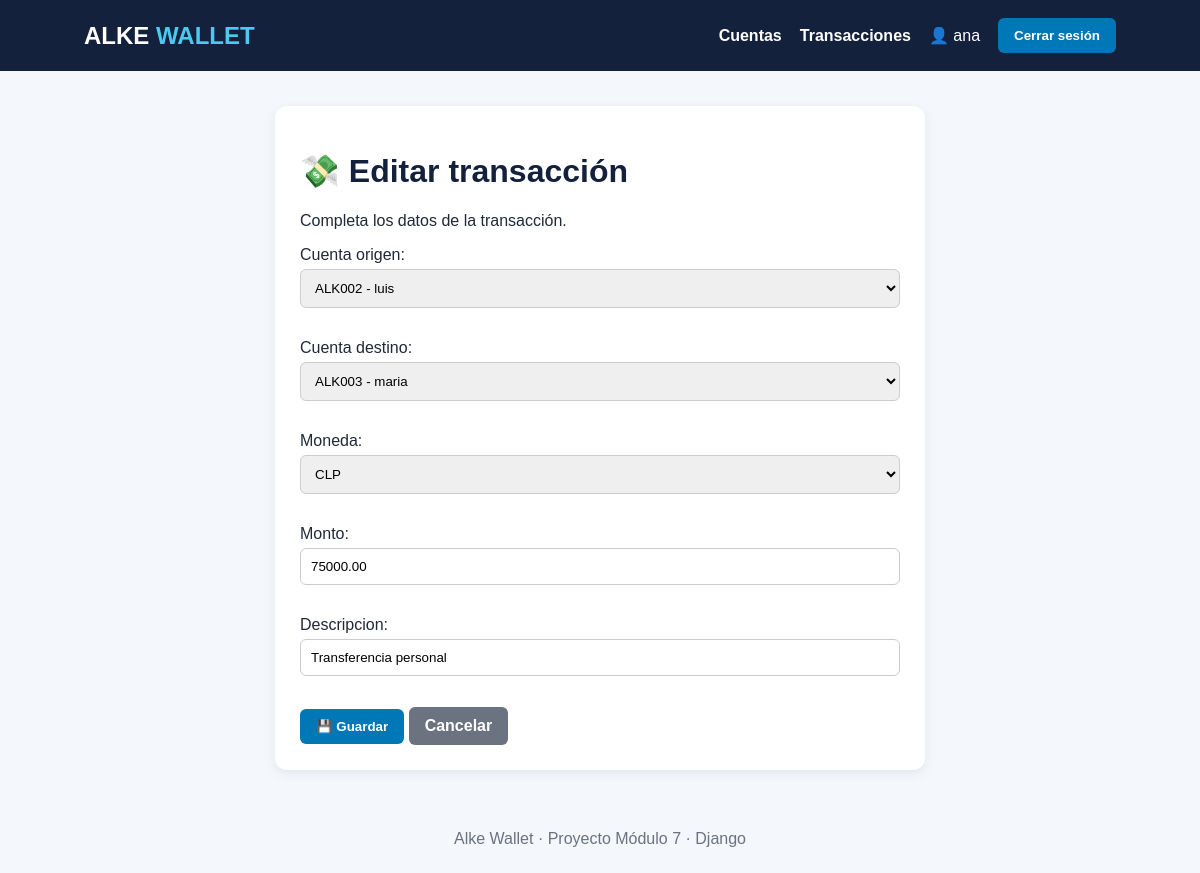
The app's page /transacciones/2/editar/ (signed in) with its own data.
### gestion/models.py (models this page shows, shortened)
class Transaccion(models.Model):
    cuenta_origen = models.ForeignKey(
        Cuenta,
        on_delete=models.PROTECT,
        related_name='transacciones_enviadas'
    )
    cuenta_destino = models.ForeignKey(
        Cuenta,
        on_delete=models.PROTECT,
        related_name='transacciones_recibidas'
    )
    moneda = models.ForeignKey(
        Moneda,
        on_delete=models.PROTECT,
        related_name='transacciones'
    )
    monto = models.DecimalField(
        max_digits=12,
        decimal_places=2,
        validators=[MinValueValidator(Decimal('0.01'))]
    )
    fecha = models.DateTimeField(auto_now_add=True)
    descripcion = models.CharField(
        max_length=200,
        blank=True
    )

### gestion/views.py (the view)
@login_required
def editar_transaccion(request, transaccion_id):
    transaccion = get_object_or_404(
        Transaccion,
        id=transaccion_id
    )
    if request.method == 'POST':
        form = TransaccionForm(
            request.POST,
            instance=transaccion
        )
        if form.is_valid():
            form.save()
            return redirect('lista_transacciones')
    else:
        form = TransaccionForm(instance=transaccion)
    return render(
        request,
        'gestion/form_transaccion.html',
        {
            'form': form,
            'titulo': 'Editar transacción'
        }
    )

### gestion/forms.py (shortened to what this page needs)
class TransaccionForm(forms.ModelForm):
    class Meta:
        model = Transaccion
        fields = [
            'cuenta_origen',
            'cuenta_destino',
            'moneda',
            'monto',
            'descripcion'
        ]
        widgets = {
            'cuenta_origen': forms.Select(attrs={'class': 'form-control'}),
            'cuenta_destino': forms.Select(attrs={'class': 'form-control'}),
            'moneda': forms.Select(attrs={'class': 'form-control'}),
            'monto': forms.NumberInput(
                attrs={
                    'class': 'form-control',
                    'step': '0.01'
                }
            ),
            'descripcion': forms.TextInput(
                attrs={'class': 'form-control'}
            ),
        }

### gestion/models.py (called while the page is built)
    def __str__(self):
        return f"{self.numero_cuenta} - {self.usuario.username}"

    def __str__(self):
        return self.codigo

### gestion/templates/gestion/form_transaccion.html (shortened to what this page needs)
{% extends 'gestion/base.html' %}
{% block content %}
<div class="tarjeta" style="max-width:650px; margin:auto;">
    <h1>💸 {{ titulo }}</h1>
    <p>Completa los datos de la transacción.</p>
    <form method="post">
        {{ form.as_p }}
        <button type="submit" class="boton">
            💾 Guardar
        </button>
        <a href="{% url 'lista_transacciones' %}"
           class="boton"
           style="background:#6b7280;">
            Cancelar
        </a>
    </form>
</div>
{% endblock %}

### gestion/templates/gestion/base.html (shortened to what this page needs)
{% load static %}
<!DOCTYPE html>
<html lang="es">
<head>
    <link rel="stylesheet" href="{% static 'gestion/style.css' %}">
</head>
<body>
    <header>
        <div class="logo">
            ALKE <span>WALLET</span>
        </div>
        <nav>
            {% if user.is_authenticated %}
                <a href="{% url 'lista_cuentas' %}">
                    Cuentas
                </a>
                <a href="{% url 'lista_transacciones' %}">
                    Transacciones
                </a>
                <span>
                    👤 {{ user.username }}
                </span>
                <form method="post"
                      action="{% url 'logout' %}"
                      style="display:inline; margin:0;">
                    <button type="submit" class="boton">
                        Cerrar sesión
                    </button>
                </form>
            {% else %}
                <a href="{% url 'login' %}">
                    Iniciar sesión
                </a>
            {% endif %}
        </nav>
    </header>
    <main class="contenedor">
        {% block content %}
        {% endblock %}
    </main>
    <footer>
        Alke Wallet · Proyecto Módulo 7 · Django
    </footer>
</body>
</html>

### gestion/static/gestion/style.css (style rules this page uses)
html { scroll-behavior: smooth; }

### gestion/templates/gestion/base.html (style rules this page uses)
* { box-sizing: border-box; }
body { margin: 0; font-family: Arial, Helvetica, sans-serif; background: #f4f7fb; color: #1f2937; }
header { background: #14213d; color: white; padding: 18px 7%; display: flex; justify-content: space-between; align-items: center; }
.logo { font-size: 24px; font-weight: bold; }
.logo span { color: #4cc9f0; }
nav { display: flex; align-items: center; gap: 18px; }
nav a { color: white; text-decoration: none; font-weight: bold; }
.contenedor { width: 90%; max-width: 1100px; margin: 35px auto; }
.tarjeta { background: white; border-radius: 12px; padding: 25px; box-shadow: 0 3px 12px rgba(0, 0, 0, 0.08); }
h1, h2 { color: #14213d; }
.boton { display: inline-block; background: #0077b6; color: white; padding: 10px 16px; border: none; border-radius: 6px; text-decoration: none; cursor: pointer; font-weight: bold; }
input, select, textarea { width: 100%; padding: 10px; margin-top: 5px; margin-bottom: 15px; border: 1px solid #ccc; border-radius: 6px; }
footer { text-align: center; color: #6b7280; padding: 25px; }

### records on screen
Transaccion: cuenta_origen "ALK002 - luis", cuenta_destino "ALK003 - maria", moneda "CLP", monto "75000.00", descripcion "Transferencia personal"

### other values on screen
{{ user.username }} "ana"
{{ titulo }} "Editar transacción"
